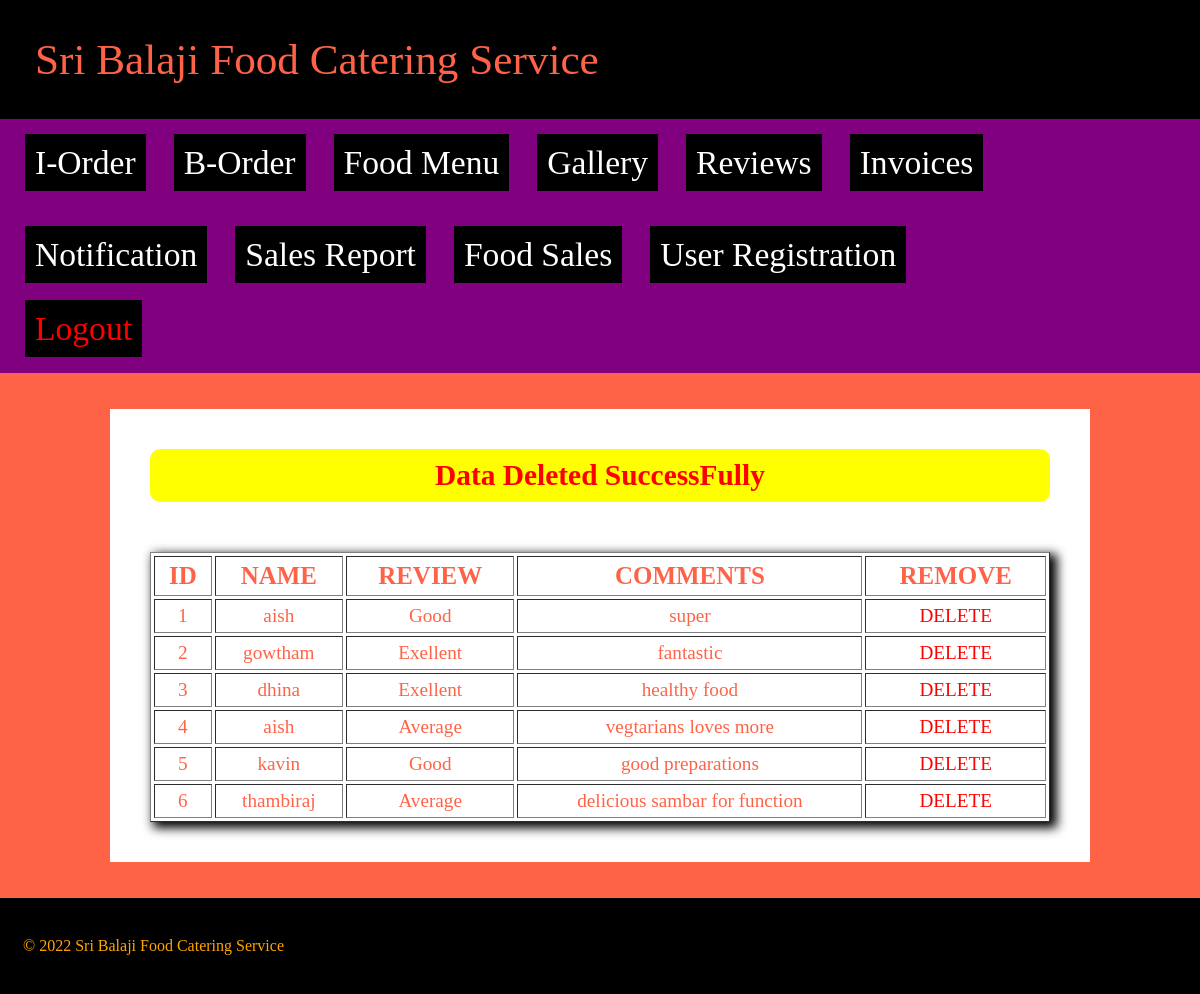
/admin/delreview.php, run on the app's committed database.
### tables this page shows
CREATE TABLE IF NOT EXISTS `review` (
  `id` bigint(12) NOT NULL AUTO_INCREMENT,
  `name` varchar(100) NOT NULL,
  `review` varchar(100) NOT NULL,
  `description` text NOT NULL,
  PRIMARY KEY (`id`)
);

### admin/delreview.php (the view, shortened to what this page needs)
<?php include "header.php"; ?>
<?php include "connect.php"; ?>
<div class="content">
	<?php
		$a = $_GET['a'];
		mysqli_query($con,"delete from review where id='$a'");
	?>
		<div style="color: red; font-size: 1.4em; font-weight: bold; border-radius:10px; background-color: yellow; padding: 10px; text-align: center;">Data Deleted SuccessFully</div>
		<br><br>
	<table border=1 width="100%" cellspacing="3" cellpadding="5" style="box-shadow: 5px 4px 10px 2px;">
		<tr>
			<th>ID</th><th>NAME</th><th>REVIEW</th><th>COMMENTS</th><th>REMOVE</th>
		</tr>
		<?php
			$s = mysqli_query($con,"select * from review");
			while($r = mysqli_fetch_array($s))
			{
			?>
				<tr align=center>
					<td><?php echo $r['id']; ?></td>
					<td><?php echo $r['name']; ?></td>
					<td><?php echo $r['review']; ?></td>
					<td><?php echo $r['description']; ?></td>
					<td><a href="delreview.php?a=<?php echo $r['id']; ?>" class="del">DELETE</a></td>
				</tr>
		<?php
			}
		?>
	</table>
</div>
<?php include "footer.php"; ?>

### admin/style2.css (style rules this page uses)
.content { background-color: white; font-size:21px; width: 75%; margin: 0 auto; padding: 40px; }
.del { color: red; }
tr { color: tomato; }
th { color: blue; font-size: 1.2em; }

### admin/delreview.php (style rules this page uses)
tr { font-size: 1.2em; }
th { color: tomato; font-size: 1.3em; }
.del { color: red; text-decoration: none; }

### data on the page
review: id "1", name "aish", review "Good", description "super"
review: id "2", name "gowtham", review "Exellent", description "fantastic"
review: id "3", name "dhina", review "Exellent", description "healthy food"
review: id "4", name "aish", review "Average", description "vegtarians loves more"
review: id "5", name "kavin", review "Good", description "good preparations"
review: id "6", name "thambiraj", review "Average", description "delicious sambar for function"
